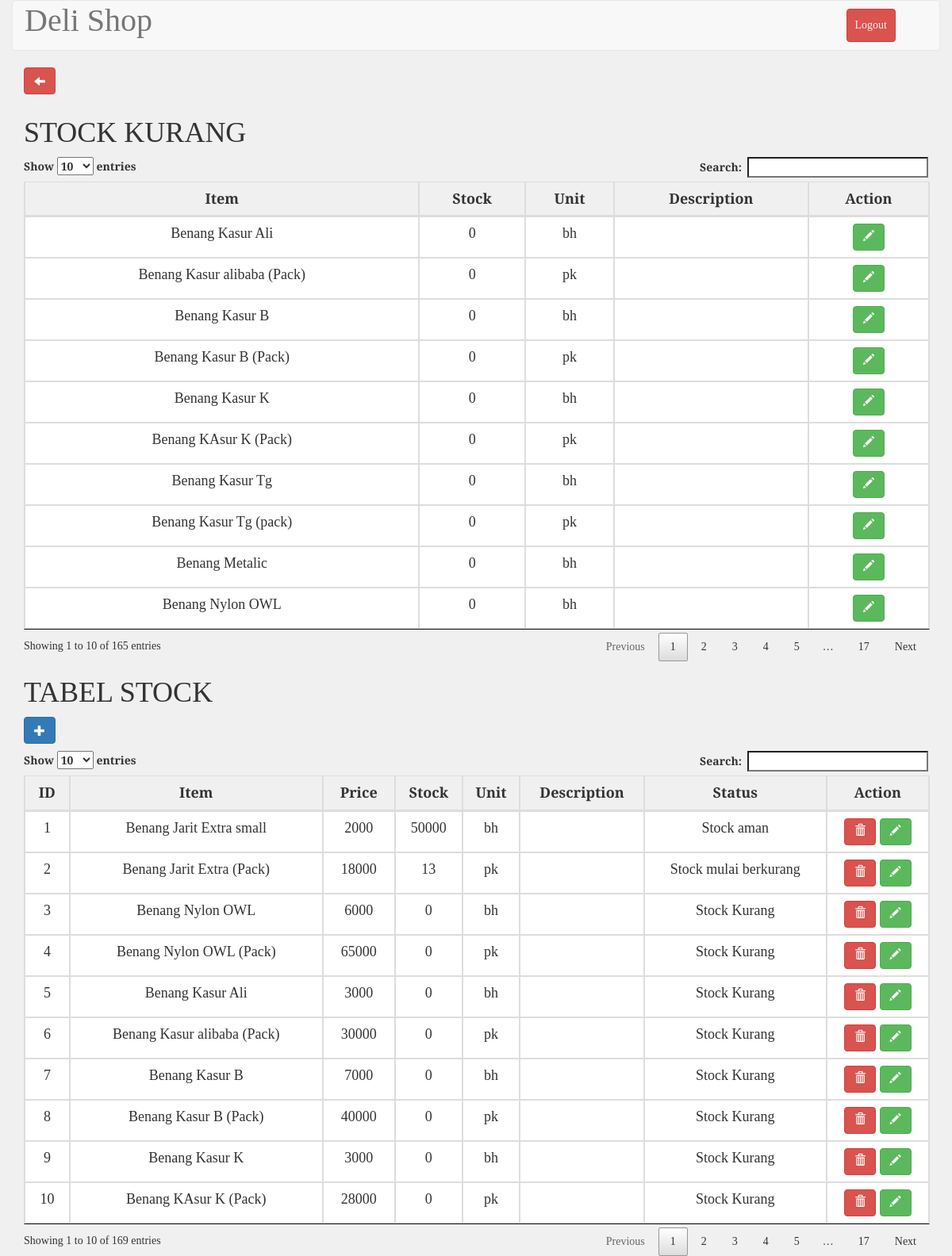
Before: /stock.php (signed in) with the older database file.
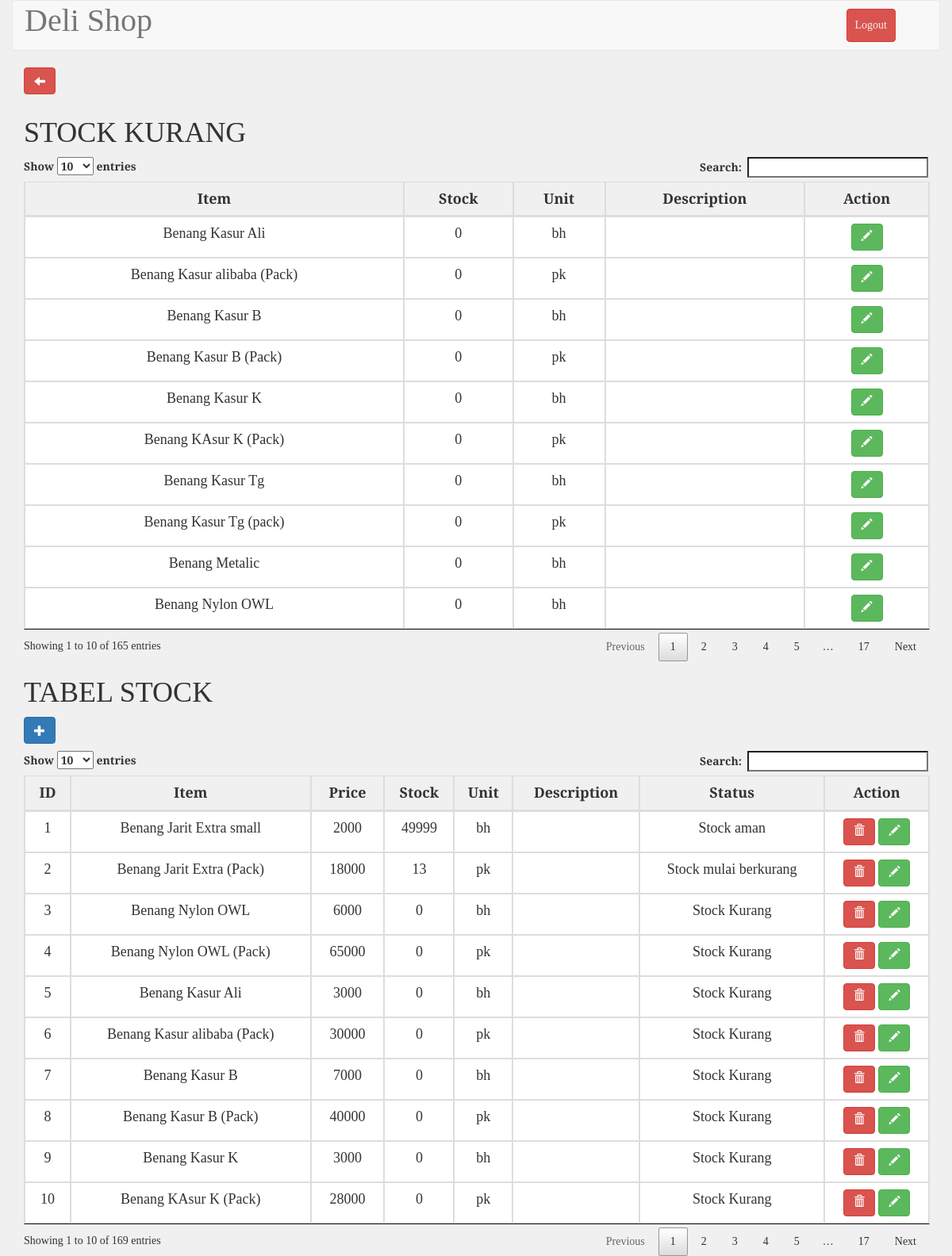
After: the same page with the newer database file.
### tables this page shows
CREATE TABLE `tb_barang` (
  `id` int(10) unsigned NOT NULL AUTO_INCREMENT,
  `item` varchar(100) NOT NULL,
  `price` float unsigned NOT NULL,
  `stock` float unsigned NOT NULL,
  `unit` varchar(100) NOT NULL,
  `kategori` int(11) NOT NULL,
  `description` text NOT NULL,
  PRIMARY KEY (`id`)
);

### stock.php (the view, shortened to what this page needs)
<?php
include_once 'koneksi.php';
$barang = mysqli_query($conn, "SELECT id, item, price, stock, unit, description FROM tb_barang;");
$stock_kurang = mysqli_query($conn, "SELECT id, item, stock, unit, description FROM tb_barang where stock<='5';");
?>
<!DOCTYPE html>
<html>
	<?php include("./templates/header.php"); ?>
	<link rel="stylesheet" type="text/css" href="./css/stockStyle.css">
	<body>
		<div class="container-fluid">
			<div class="row">
				<div class="col-md-12 header">
					<nav class="navbar navbar-default" role="navigation">
						<div class="container-fluid">
							<div class="navbar-header">
								<a class="navbar-brand" style="font-size: 40px;" href="#">Deli Shop</a>
							</div>
							<div class="collapse navbar-collapse navbar-ex1-collapse">
								<ul class="nav navbar-nav navbar-right">
									<li><a type="button" class="btn btn-danger" style="margin: 10px; padding: 10px;" href="logout.php">Logout</a></li>
									<li><a href=""> </a></li>
								</ul>
							</div>
						</div>
					</nav>
				</div>
			</div>
		</div>
		<div class="container">
			<div class="row">
			<div class="col-md-12 ">
			<a type="button" class="btn btn-danger glyphicon glyphicon-arrow-left" href="administrator.php" style="margin:0 5px 10px 0;"></a>
					<h1>STOCK KURANG</h1>
					<table id="example2" class="table table-bordered" style="width: 100%;">
						<thead>
							<tr>
								<th>Item</th>
								<th>Stock</th>
								<th>Unit</th>
								<th>Description</th>
								<th>Action</th>
							</tr>
						</thead>
						<tbody>
							<?php
							$no=1;
							foreach ($stock_kurang as $kurang) {?>
							<tr>
								<td><?php echo $kurang['item']?></td>
								<td><?php echo $kurang['stock']?></td>
								<td><?php echo $kurang['unit']?></td>
								<td><?php echo $kurang['description']?></td>
								<td>
									<a type="button" class="btn btn-success" href="edit_data.php?id=<?php echo $kurang['id'];?>"><span class="glyphicon glyphicon-pencil"></span></a>
								</td>
							</tr>
							<?php $no++; }?>
						</tbody>
					</table>
				</div>
				<div class="col-md-12">
					<table id="example" class="table table-bordered" style="width: 100%;">
						<h1>TABEL STOCK</h1>
						<a type="button" class="btn btn-primary glyphicon glyphicon-plus" href="add_data.php" style="margin: 0 0 10px 0" ></a>
						<thead>
							<tr>
								<th>ID</th>
								<th>Item</th>
								<th>Price</th>
								<th>Stock</th>
								<th>Unit</th>
								<th>Description</th>
								<th>Status</th>
								<th>Action</th>
							</tr>
						</thead>
						<tbody>
							<?php
							$no=1;
							foreach ($barang as $data) {?>
							<tr>
								<td><?php echo $no ?></td>
								<td><?php echo $data["item"];?></td>
								<td><?php echo $data["price"];?></td>
								<td id="stock"><?php echo $data["stock"];?><?php if($data["stock"]<=5){?>
									<?php }elseif($data["stock"]>10 && $data["stock"]<=30){?>
								<?php }?>
								</td>
								<td><?php echo $data["unit"];?></td>
								<td><?php echo $data["description"];?></td>
								<td><?php if($data["stock"]<=5){
									echo "Stock Kurang";
								}elseif($data["stock"]<=25){
									echo "Stock mulai berkurang";
								}else{
									echo "Stock aman";
								}?></td>
								<td>
									<button class="btn btn-danger deleteItem" id="<?php echo $data['id']; ?>"><span class="glyphicon glyphicon-trash"></span></button>
									<a type="button" class="btn btn-success" href="edit_data.php?id=<?php echo $data['id'];?>"><span class="glyphicon glyphicon-pencil"></span></a>
								</td>
							</tr>
							<?php $no++; }?>
						</tbody>
					</table>
				</div>
			</div>
		</div>
	</body>
</html>

### templates/header.php (shortened to what this page needs)
<head>
    <link rel="stylesheet" type="text/css" href="./assets/jquery.dataTables.min.css">
    <link rel="stylesheet" href="./assets/bootstrap3.3.7/css/bootstrap.min.css">
    <link href="./assets/select2.min.css" rel="stylesheet" />
    <link rel="stylesheet" href="./assets/chart.css">
</head>

### css/stockStyle.css (style rules this page uses)
html,body { font-family: 'Slabo 27px', serif; background-color: #f0f0f0; }
#example, th, td { font-size: 18px; text-align: center; width: auto; }
.navbar-default .navbar-nav>li>a { color: #f0f0f0 !important; }

Changed rows visible on the page:
changed tb_barang "Benang Jarit Extra small": stock "50000" → "49999"
